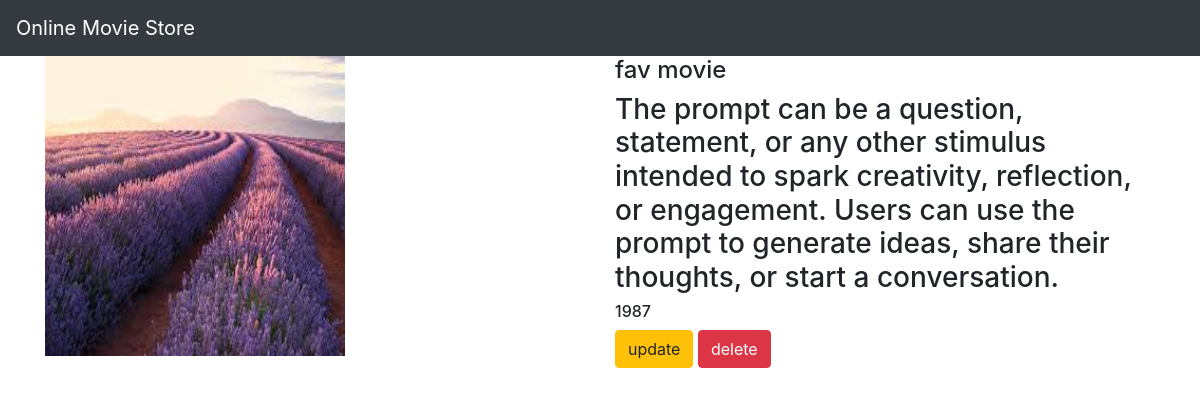
/movie/3/, run on the app's committed database.
### moviesapp/models.py (models this page shows, shortened)
class Movie(models.Model):
    name=models.CharField(max_length=250)
    desc=models.TextField()
    year=models.IntegerField()
    img=models.ImageField(upload_to='gallery')

### moviesapp/views.py (the view)
# urls.py: path('movie/<int:movie_id>/',views.details, name='details'),
def details(request,movie_id):
    movie=Movie.objects.get(id=movie_id)
    return render(request,'details.html',{'movies':movie})

### Templates/details.html
{% extends 'base.html' %}
{% block body %}
<div class="container">
    <div class="row">
        <div class="col-md-6">
            <img src="{{movies.img.url}}" width="300" height="300">
        </div>
<div class="col-md-6">
  <h4>{{movies.name}}</h4>
  <h3>{{movies.desc}}</h3>
  <h6>{{movies.year}}</h6>
    <a class="btn btn-warning" href="{% url 'moviesapp:update' movies.id %}">update</a>
    <a class="btn btn-danger" href="{% url 'moviesapp:delete' movies.id %}">delete</a>
</div>
    </div>
</div>
{% endblock %}

### data on the page
Movie: img (picture), name "fav movie", desc "The prompt can be a question, statement, or any other stimulus intended to spark creativity, reflection, or engagement. Users can use the prompt to generate ideas, share their thoughts, or start a conversation.", year "1987"
